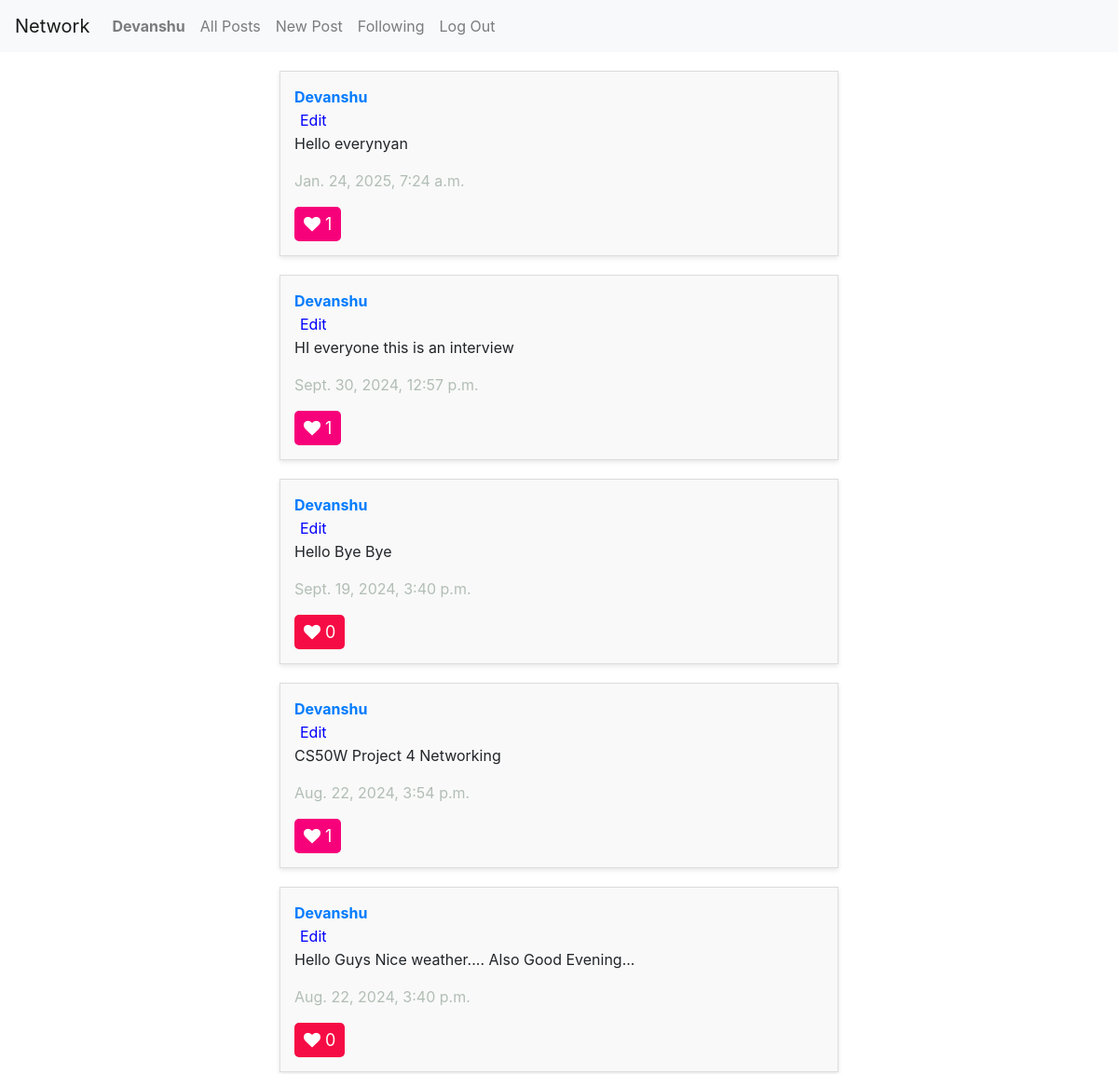
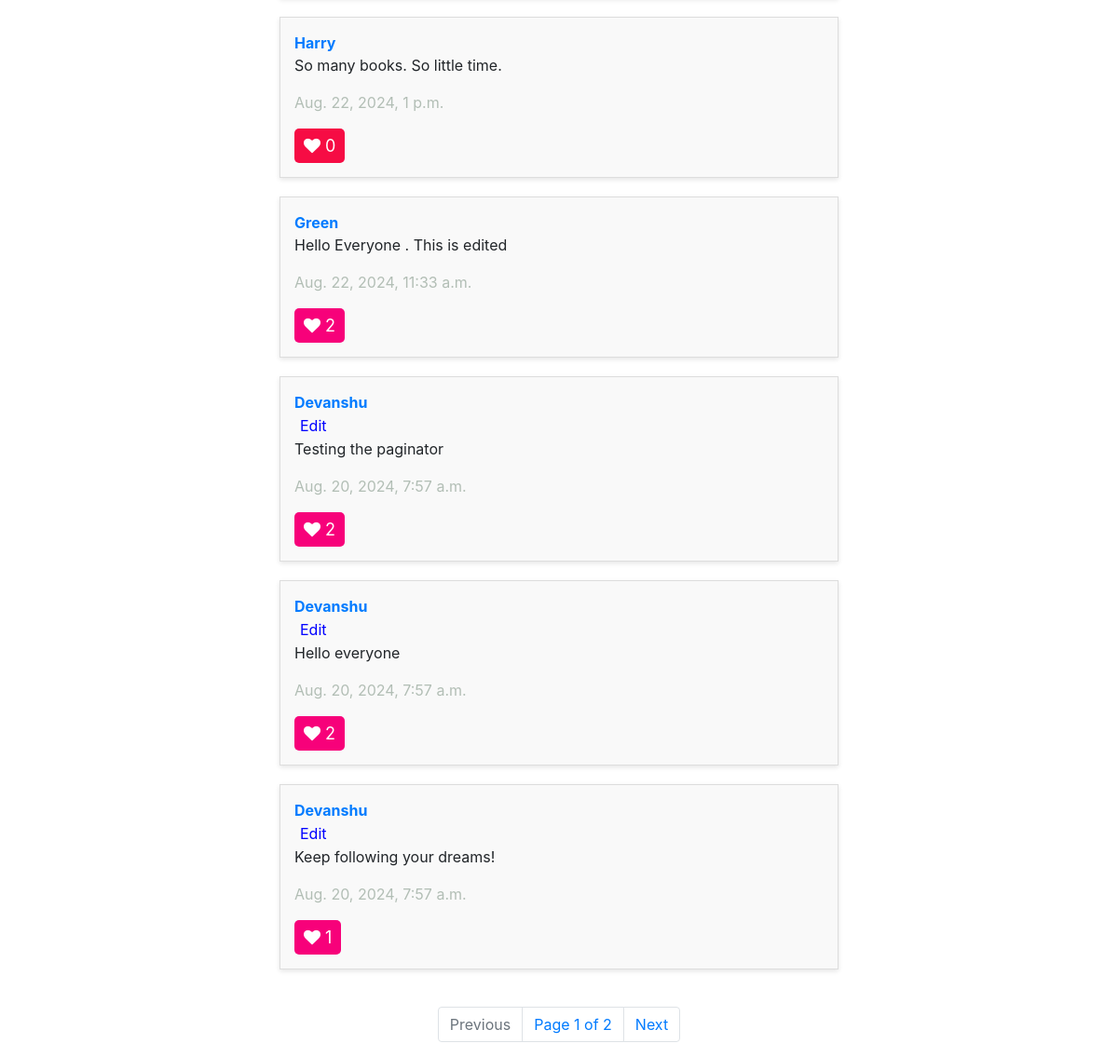
/ (signed in), run on the app's committed database (2 pictures, top to bottom).
### network/models.py (models this page shows, shortened)
class User(AbstractUser):
    followers = models.IntegerField(blank=True, null=True, default=0)
    following = models.IntegerField(blank=True, null=True, default=0)

class Post(models.Model):
    user = models.ForeignKey(User, on_delete=models.CASCADE, related_name="userpost")
    text = models.TextField()
    likes = models.IntegerField(blank=True, null=True, default =0)
    timestamp = models.DateTimeField(auto_now_add=True)

### network/views.py (the view)
# urls.py: path("", views.index, name="index"),
def index(request):
    posts = Post.objects.all().order_by('-id')
    p = Paginator(posts, 10)
    page_number = request.GET.get('page')
    page_obj = p.get_page(page_number)
    try:
        page_obj = p.get_page(page_number)
    except PageNotAnInteger:
        page_obj = p.page(1)
    except EmptyPage:
        page_obj = p.page(p.num_pages)
    if isinstance(request.user, AnonymousUser):
        liked_post_ids = set()
    else:
        liked_posts = Like.objects.filter(user=request.user, like=True).values_list('post_id', flat=True)
        liked_post_ids = set(liked_posts)
    return render(request, "network/index.html", {
        "posts":page_obj,
        "page_obj":page_obj,
        "liked_post_ids":liked_post_ids
    })

### network/templates/network/index.html (shortened to what this page needs)
{% extends "network/layout.html" %}
{% load static %}
{% block body %}
    <div id="posts">
        {% for post in page_obj %}
            <div id="post">
                <a href="{% url 'profile_page' user_id=post.user.id %}" id="user"><strong>{{ post.user }}</strong></a>
                <br>
                <div class="editButton-{{ post.id }}" id="edit-text">
                    {% if post.user == request.user %}
                    <button id="edit" data-post-id="{{ post.id }}" class="edit-button">
                        Edit
                    </button>
                    {% endif %}
                    <p id = "postBody-{{ post.id }}">{{ post.text }}</p>
                </div>
                <p id="timestamp">{{ post.timestamp }}</p>
                <button id="like" data-post-id="{{ post.id }}" class="like-button {% if post.id in liked_post_ids %}liked{% endif %}">
                        <i class="fa fa-heart" style="font-size:18px" ></i>
                     <span class="count" id="like-count-{{ post.id }}">{{ post.likes }}</span>
                     </button>
            </div>
        {% endfor %}
    </div>
    <nav class="Page-navigation">
        <ul class="pagination">
            {% if page_obj.has_previous %}
                <li class="page-item">
                    <a class="page-link" href="?page={{ page_obj.previous_page_number }}" tabindex="-1">Previous</a>
                </li>
            {% else %}
                <li class="page-item disabled">
                    <a class="page-link" tabindex="-1" aria-disabled="true">Previous</a>
                </li>
            {% endif %}
            <li class="page-link">Page {{ page_obj.number }} of {{ page_obj.paginator.num_pages }}</li>
            {% if page_obj.has_next %}
                <li class="page-item">
                    <a class="page-link" href="?page={{ page_obj.next_page_number }}">Next</a>
                </li>
            {% else %}
                <li class="page-item disabled">
                    <a class="page-link" aria-disabled="true">Next</a>
                </li>
            {% endif %}
        </ul>
    </nav>
{% endblock %}

### network/templates/network/layout.html (shortened to what this page needs)
{% load static %}
<!DOCTYPE html>
<html lang="en">
    <head>
        <link rel="stylesheet" href="https://stackpath.bootstrapcdn.com/bootstrap/4.4.1/css/bootstrap.min.css">
        <link href="{% static 'network/styles.css' %}" rel="stylesheet">
        <link rel="stylesheet" href="https://cdnjs.cloudflare.com/ajax/libs/font-awesome/4.7.0/css/font-awesome.min.css">
    </head>
    <body>
        <nav class="navbar navbar-expand-lg navbar-light bg-light">
            <a class="navbar-brand" href="{% url 'index' %}">Network</a>
            <div>
              <ul class="navbar-nav mr-auto">
                {% if user.is_authenticated %}
                    <li class="nav-item">
                        <a class="nav-link" href="{% url 'profile_page' user_id=user.id %}"><strong>{{ user.username }}</strong></a>
                    </li>
                {% endif %}
                <li class="nav-item">
                  <a class="nav-link" href="{% url 'index' %}" id="allposts">All Posts</a>
                </li>
                {% if user.is_authenticated %}
                    <li class="nav-item">
                        <a class="nav-link" href="{% url 'new_post' %}" id="newpost">New Post</a>
                    </li>
                    <li class="nav-item">
                        <a class="nav-link" href="{% url 'following' %}">Following</a>
                    </li>
                    <li class="nav-item">
                        <a class="nav-link" href="{% url 'logout' %}">Log Out</a>
                    </li>
                {% endif %}
              </ul>
            </div>
          </nav>
        <div class="body">
            {% block body %}
            {% endblock %}
        </div>
    </body>
</html>

### network/static/network/styles.css (style rules this page uses)
body { background-image: url("https://images.pexels.com/photos/19670/pexels-photo.jpg?auto=compress&cs=tinysrgb&w=1260&h=750&dpr=2"); background-repeat: no-repeat; background-size: cover; background-position: center; }
#posts { display: flex; flex-direction: column; align-items: center; margin: 20px auto; width: 50%; }
#post { background-color: #f9f9f9; border: 1px solid #ddd; padding: 15px; margin-bottom: 20px; width: 100%; box-shadow: 0px 2px 5px rgba(0, 0, 0, 0.1); transition: transform 0.2s ease; }
#user { color: #007bff; text-decoration: none; }
#timestamp { color:#B2BEB5; }
.Page-navigation { display: flex; flex-direction: column; align-items: center; }
.like-button { border: none; padding-left:10px; padding-right:10px; padding-top:5px; padding-bottom:5px; background-color:#F60C44; color:white; font-size:18px; border-radius:5px; }
.like-button.liked { background-color: #F7017A; }
#edit-text { display: block; }
.edit-button { background-color: transparent; color:blue; border:none; margin:0; }

### data on the page
User: username "Devanshu"
Post: user "Devanshu", text "Hello everynyan", timestamp "Jan. 24, 2025, 7:24 a.m.", likes "1"
Post: user "Devanshu", text "HI everyone this is an interview", timestamp "Sept. 30, 2024, 12:57 p.m.", likes "1"
Post: user "Devanshu", text "Hello Bye Bye", timestamp "Sept. 19, 2024, 3:40 p.m.", likes "0"
Post: user "Devanshu", text "CS50W Project 4 Networking", timestamp "Aug. 22, 2024, 3:54 p.m.", likes "1"
Post: user "Devanshu", text "Hello Guys Nice weather.... Also Good Evening...", timestamp "Aug. 22, 2024, 3:40 p.m.", likes "0"
Post: user "Harry", text "So many books. So little time.", timestamp "Aug. 22, 2024, 1 p.m.", likes "0"
Post: user "Green", text "Hello Everyone . This is edited", timestamp "Aug. 22, 2024, 11:33 a.m.", likes "2"
Post: user "Devanshu", text "Testing the paginator", timestamp "Aug. 20, 2024, 7:57 a.m.", likes "2"
Post: user "Devanshu", text "Hello everyone", timestamp "Aug. 20, 2024, 7:57 a.m.", likes "2"
Post: user "Devanshu", text "Keep following your dreams!", timestamp "Aug. 20, 2024, 7:57 a.m.", likes "1"

### other printed values
{{ page_obj.number }} "1"
{{ page_obj.paginator.num_pages }} "2"
